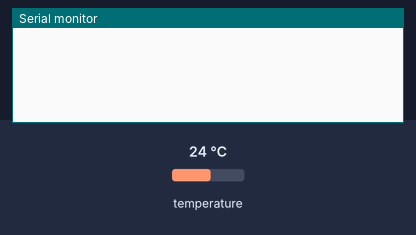
The sketch below on a simulated Arduino Uno, built with avr-gcc and run on an emulated ATmega328P. Shown: the last lines printed to the serial monitor. The inputs (shaded band) are chosen by the test bench; at power-on: temperature 24 °C.

Above: at 2.4 s.
2.5 s: temperature set to 12 °C
At 3.5 s:
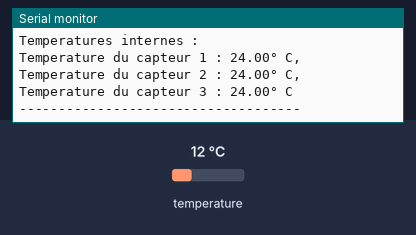
6.3 s: temperature set to 19 °C
At 7.72 s:
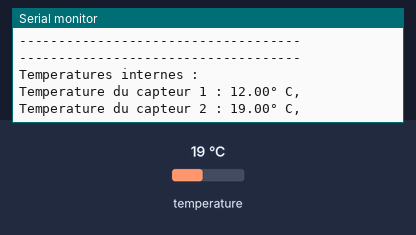
Timing chart, 0 to 9.3 s (numbered marks = the images above; inputs shaded):
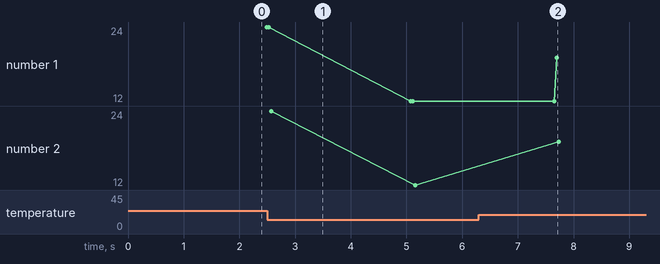

The sketch:

one-wire.ino
```cpp
/**
 * Exemple de code pour lire plusieurs capteurs DS18B20 sur un même bus 1-Wire via leur adresse unique.
 */

/* Dépendance pour le bus 1-Wire */
#include <OneWire.h>


/* Broche du bus 1-Wire */
const byte BROCHE_ONEWIRE = 5;

/* Adresses des capteurs de température */
const byte SENSOR_ADDRESS_1[] = {  0x28, 0x46, 0xC8, 0x31, 0xC, 0x0, 0x0, 0xB9 };
const byte SENSOR_ADDRESS_2[] = { 0x28, 0x46, 0xC8, 0x31, 0xC, 0x0, 0x0, 0xB9 };
const byte SENSOR_ADDRESS_3[] = { 0x28, 0x75, 0x91, 0x16, 0xA8, 0x1, 0x3C, 0x2C };


/* Création de l'objet OneWire pour manipuler le bus 1-Wire */
OneWire ds(BROCHE_ONEWIRE);


/**
 * Fonction de lecture de la température via un capteur DS18B20.
 */
float getTemperature(const byte addr[]) {
  byte data[9];
  // data[] : Données lues depuis le scratchpad
  // addr[] : Adresse du module 1-Wire détecté

  /* Reset le bus 1-Wire et sélectionne le capteur */
  ds.reset();
  ds.select(addr);

  /* Lance une prise de mesure de température et attend la fin de la mesure */
  ds.write(0x44, 1);
  delay(800);

  /* Reset le bus 1-Wire, sélectionne le capteur et envoie une demande de lecture du scratchpad */
  ds.reset();
  ds.select(addr);
  ds.write(0xBE);

 /* Lecture du scratchpad */
  for (byte i = 0; i < 9; i++) {
    data[i] = ds.read();
  }

  /* Calcul de la température en degré Celsius */
  return (int16_t) ((data[1] << 8) | data[0]) * 0.0625;
}


/** Fonction setup() **/
void setup() {

  /* Initialisation du port série */
  Serial.begin(9600);
}


/** Fonction loop() **/
void loop() {
  float temperature[3];

  /* Lit les températures des trois capteurs */
  temperature[0] = getTemperature(SENSOR_ADDRESS_1);
  temperature[1] = getTemperature(SENSOR_ADDRESS_2);
  temperature[2] = getTemperature(SENSOR_ADDRESS_3);

  /* Affiche les températures */
  Serial.print(F("\n------------------------------------\n"));
  Serial.print(F("Temperatures internes : \n"));
  Serial.print(F("Temperature du capteur 1 : "));
  Serial.print(temperature[0], 2);
  Serial.print(F("° C, "));
  Serial.print(F("\nTemperature du capteur 2 : "));
  Serial.print(temperature[1], 2);
  Serial.print(F("° C, "));
  Serial.print(F("\nTemperature du capteur 3 : "));
  Serial.print(temperature[2], 2);
  Serial.println("° C");
  Serial.print(F("------------------------------------\n"));
}
```

Measured:
- after the input at 6.3 s, the serial monitor: prints a new line after 1.4 s (image 2)
- plotted number 1: 24 → 12 after the input at 2.5 s, 12 → 19 after the input at 6.3 s
- plotted number 2: 12 → 19 after the input at 6.3 s
